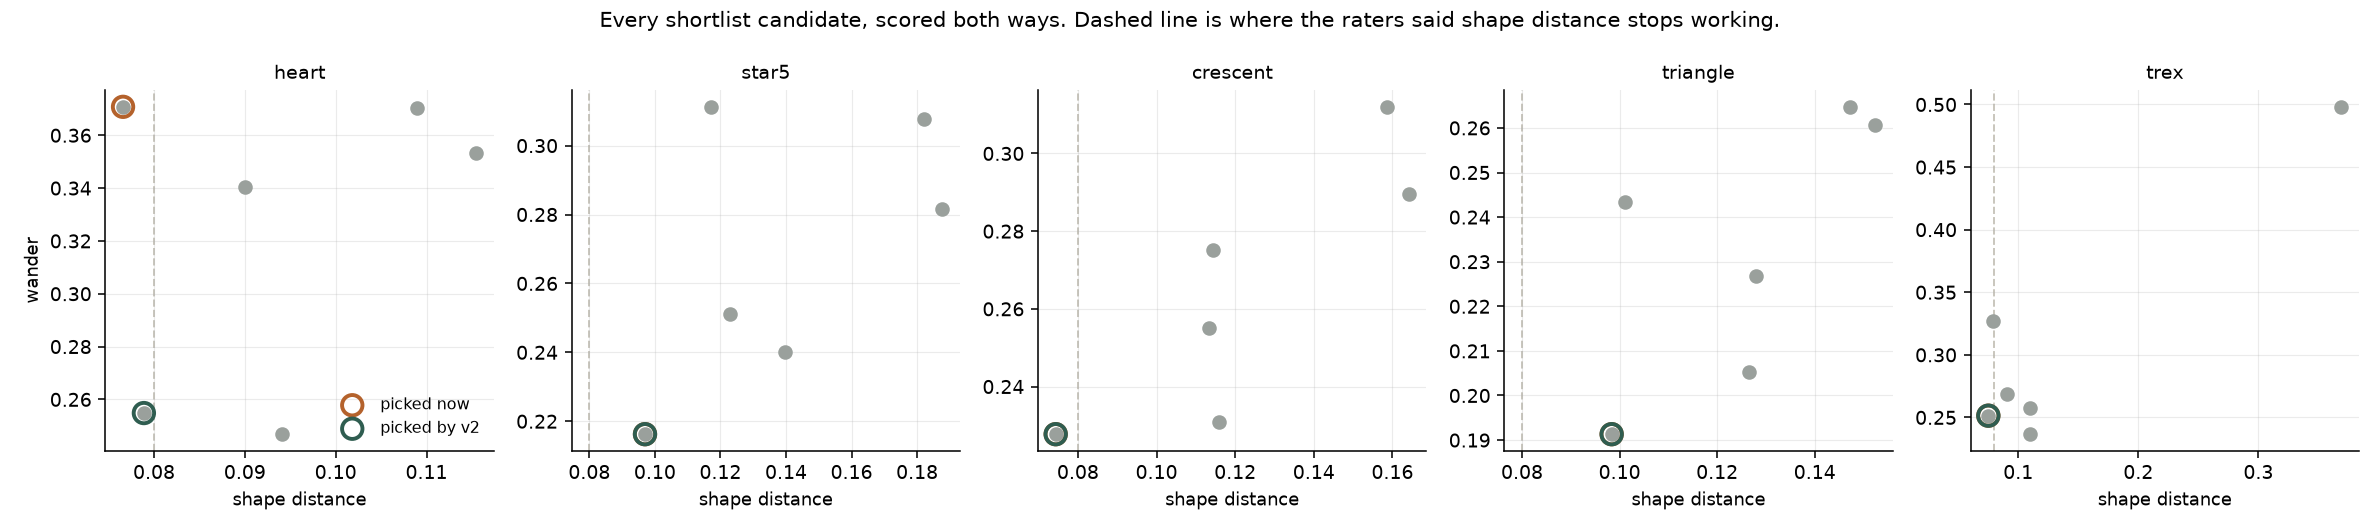

Reproduce this figure in Python.
"""
Does the shortlist get ranked by a ruler that stopped working at 0.08?

Three raters settled that `shape_distance` stops tracking what people see above
roughly 0.08, and the search uses that same number to choose between placements
while two of the five shapes come out of it above that line. So the question was
whether the wander term POC 15 built would pick better routes.

ANSWER: no, and the reason is more useful than a yes would have been. Six
candidates per shape, every one fitted and scored both ways. Four of the five
shapes pick the same route either way; only the heart differs, and there the two
are tied on shape distance (0.077 against 0.079) while the v2 pick wanders much
less and comes out 0.9 km shorter. A small real gain, not a fix.

The finding is what fell out alongside it. Over all thirty candidates, the
coarse scan's rank and the final shape distance have a Spearman correlation of
-0.024 (p = 0.90). **The cheap pre-ranking carries no information about the
expensive result.** The best final route sat at coarse rank 4, 5, 2, 4 and 0 for
the five shapes.

Which means the star and the triangle were never a metric problem. Their best
placements were on the shortlist all along, at ranks 5 and 4, and the service
was only fitting the first three. Best-of-3 leaves two of five shapes above
0.10; best-of-6 leaves none.

This partly overturns POC 3. Its stage-1 score was meant to find good placements
cheaply. It finds ROUTABLE placements, which is worth having - it rejects the
ones with no network under them - but among those it is noise, and treating its
order as a quality ranking is what cost the star and the triangle.

Run:  python poc17_ranking.py
Out:  poc17_ranking.png, poc17_ranking.json
"""

from __future__ import annotations

import json
from pathlib import Path

import matplotlib
matplotlib.use("Agg")
import matplotlib.pyplot as plt
import numpy as np
from pyproj import Transformer

import route_feasibility as rf
from heart_route_poc import download_walk_graph
from heart_route_poc2 import NoRouteFoundError
from heart_route_poc3 import (GRID_STEP_M, MIN_SEPARATION_M, NETWORK_HALF_SIZE_M,
                              SEARCH_LAT, SEARCH_LON, build_center_grid,
                              build_street_index, place_shape, select_candidates)
from poc6_shapes import ROTATIONS_DEG, coarse_scan, refine
from poc15_wiggle import WANDER_WEIGHT, arclength, wander
from shape_library import SHAPES, resample_by_arclength
from shape_metrics import alignment_angle

MODE = "bike"
N_SHORTLIST = 6
TARGETS = {"heart": 10.0, "crescent": 9.0, "triangle": 8.0,
           "star5": 14.0, "trex": 34.0}
OUT_PNG = Path(__file__).with_name("poc17_ranking.png")
OUT_JSON = Path(__file__).with_name("poc17_ranking.json")


def main() -> None:
    graph = download_walk_graph(SEARCH_LAT, SEARCH_LON, NETWORK_HALF_SIZE_M, mode=MODE)
    to_proj = Transformer.from_crs("EPSG:4326", graph.graph["crs"], always_xy=True)
    region = np.array(to_proj.transform(SEARCH_LON, SEARCH_LAT))
    tree = build_street_index(graph)

    results = {}
    for shape in SHAPES:
        target_km = TARGETS[shape]
        plan = rf.plan(shape, target_km, MODE)
        if not plan.feasible:
            print(f"{shape}: {plan.reason}")
            continue
        width_m, points = plan.width_m, plan.points
        print(f"\n=== {shape} at {target_km} km: {width_m:.0f} m wide, {points} points")

        margin = max(400.0, NETWORK_HALF_SIZE_M - width_m * 0.75)
        centers, _, _ = build_center_grid(region, margin, GRID_STEP_M)
        scored = coarse_scan(tree, centers, shape, width_m, ROTATIONS_DEG)
        if not np.isfinite(scored["score"]).any():
            continue

        dense = resample_by_arclength(shape, 4000)
        candidates = []
        for rank, row in enumerate(select_candidates(scored, N_SHORTLIST,
                                                     MIN_SEPARATION_M)):
            centre = np.array([row["x"], row["y"]])
            try:
                fit = refine(graph, shape, centre, row["rotation"], width_m,
                             points=points)
            except NoRouteFoundError:
                continue
            if fit is None:
                continue
            template = place_shape(np.vstack([dense, dense[:1]]), centre, width_m, 0.0)
            w = wander(fit["route_xy"], template)
            candidates.append({
                "coarse_rank": rank,
                "shape_distance": fit["distance"],
                "wander": w,
                "v2": fit["distance"] + WANDER_WEIGHT * w,
                "route_km": fit["metrics"]["route_km"],
                "upright_deg": alignment_angle(fit["route_xy"], template),
            })

        if not candidates:
            continue
        by_old = min(candidates, key=lambda c: c["shape_distance"])
        by_new = min(candidates, key=lambda c: c["v2"])
        same = by_old["coarse_rank"] == by_new["coarse_rank"]
        results[shape] = {"width_m": width_m, "points": points,
                          "candidates": candidates,
                          "picked_by_shape_distance": by_old,
                          "picked_by_v2": by_new, "same_pick": same}

        print(f"  {'rank':>5}{'shape_d':>9}{'wander':>8}{'v2':>8}{'km':>7}")
        for c in candidates:
            mark = ""
            if c is by_old:
                mark += "  <- shape_distance"
            if c is by_new:
                mark += "  <- v2"
            print(f"  {c['coarse_rank']:>5}{c['shape_distance']:9.3f}"
                  f"{c['wander']:8.3f}{c['v2']:8.3f}{c['route_km']:7.1f}{mark}")
        if same:
            print("  same route either way")
        else:
            print(f"  DIFFERENT: shape_distance {by_old['shape_distance']:.3f} "
                  f"(wander {by_old['wander']:.3f}) vs "
                  f"v2 pick {by_new['shape_distance']:.3f} "
                  f"(wander {by_new['wander']:.3f})")

    fig, axes = plt.subplots(1, len(results), figsize=(3.4 * len(results), 3.8),
                             squeeze=False)
    for ax, (shape, r) in zip(axes[0], results.items()):
        xs = [c["shape_distance"] for c in r["candidates"]]
        ys = [c["wander"] for c in r["candidates"]]
        ax.scatter(xs, ys, s=42, color="#9aa09c", zorder=2)
        ax.scatter([r["picked_by_shape_distance"]["shape_distance"]],
                   [r["picked_by_shape_distance"]["wander"]],
                   s=110, facecolor="none", edgecolor="#b4622c", lw=2, zorder=3,
                   label="picked now")
        ax.scatter([r["picked_by_v2"]["shape_distance"]],
                   [r["picked_by_v2"]["wander"]],
                   s=110, facecolor="none", edgecolor="#2f5d50", lw=2, zorder=4,
                   label="picked by v2")
        ax.axvline(0.08, color="#c9c6bd", lw=1, ls="--", zorder=1)
        ax.set_title(shape, fontsize=10)
        ax.set_xlabel("shape distance", fontsize=9)
        ax.grid(alpha=0.25, lw=0.6)
        for s in ("top", "right"):
            ax.spines[s].set_visible(False)
    axes[0][0].set_ylabel("wander", fontsize=9)
    axes[0][0].legend(frameon=False, fontsize=8)
    fig.suptitle("Every shortlist candidate, scored both ways. "
                 "Dashed line is where the raters said shape distance stops working.",
                 fontsize=11)
    fig.tight_layout()
    fig.savefig(OUT_PNG, dpi=140)
    OUT_JSON.write_text(json.dumps(results, indent=2))
    print(f"\nwrote {OUT_PNG.name} and {OUT_JSON.name}")


if __name__ == "__main__":
    main()
